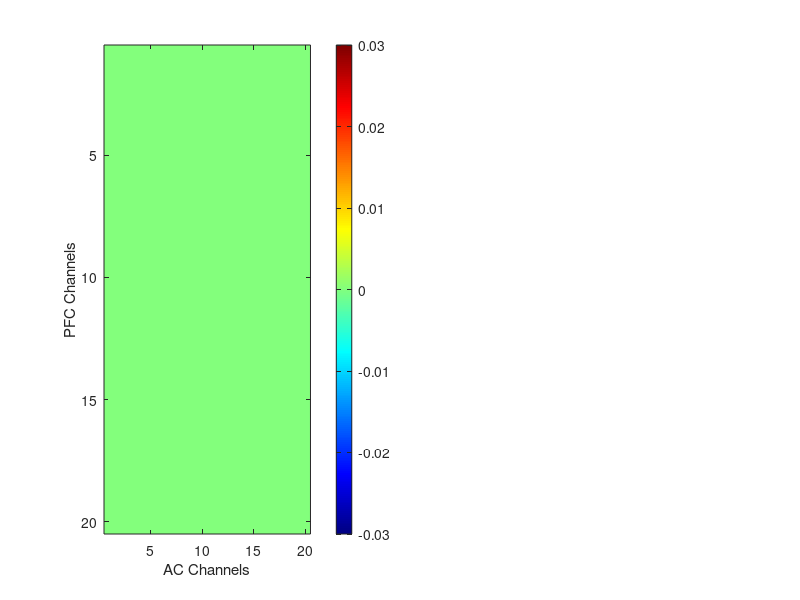

This chart was generated by the following MATLAB code: (Note: this script raises an error after producing the figure.)
%% Step 3: Organize PSI values by channel pair. 

Condition         = 'OnlyPrior';                                                 % Options: 'OnlyPrior' or 'OnlyPretone' or 'Both'
Frequency_Band    = 'theta';
SNR               = [-11/6, -5/3, 5/3, 11/6, -1.5000, -1.2500, 1.2500, 1.5000];  % Options: any combination of  -11/6, -5/3, -1.5000, -1.2500, 0, 1.2500, 1.5000, 5/3, 11/6; 
animals    = {'MrM'};                     % Options: 'MrCassius' and/or 'MrM'
rootdir    = 'C:\Users\Corey Roach\Documents\00_DATA\PSI_Epoch_Analysis\00_Core';                                 
sessions   = dir(fullfile(rootdir, '19*'));

% Define the PFC and AC channel labels and generate temporary grids

channels               = arrayfun(@(x) sprintf('ch%02d', x), 3:22, 'UniformOutput', false);
preCueOnset_PSI_grid   = cell(20, 20); 
testToneOnset_PSI_grid = cell(20, 20);

%% Loop through all sessions and sort PSI values by channel-pair 

for i = 1:length(sessions)

    RecDate = sessions(i).name;

    for j = 1:length(animals)
        Animal = animals{j};
        session_path = fullfile(rootdir, RecDate, Animal);

        if exist(session_path, 'dir') % Check if the directory exists
            preCue_file   = dir(fullfile(session_path, ['*', 'preCueOnset_' Frequency_Band '*PSI_data.mat']));
            testTone_file = dir(fullfile(session_path, ['*', 'testToneOnset_' Frequency_Band '*PSI_data.mat']));

            if ~isempty(preCue_file)
                fprintf('Processing session %s:\n', RecDate);
            else
                continue;
            end

      for k = 1:length(preCue_file)

        preCue_filename   = preCue_file(k).name;
        testTone_filename = testTone_file(k).name;

        temp_preCue_dir   = fullfile(session_path, preCue_filename);
        temp_testTone_dir = fullfile(session_path, testTone_filename);

        % Load the .mat file safely
         load(temp_preCue_dir,'PSI_preCueOnset' );
         load(temp_testTone_dir,'PSI_testToneOnset');

        preCue_Matrix     = PSI_preCueOnset.psispctrm; 
        preCue_labels     = PSI_preCueOnset.labelcmb;         
        testTone_Matrix   = PSI_testToneOnset.psispctrm; 
        testTone_labels   = PSI_testToneOnset.labelcmb;       

      end    

           % Populate preCueOnset_PSI_grid with data 

           for rowIdx_1 = 1:size(preCue_Matrix, 1)

            % Extract channel pair from label
            pfcLabel = preCue_labels{rowIdx_1, 1};  % First column: PFC label (e.g., 'D1_PFC_ch05')
            acLabel  = preCue_labels{rowIdx_1, 2};  % Second column: AC label (e.g., 'D3_AC_ch04')

            % Remove the 'D' component and isolate the channel labels
            pfcChannel = regexp(pfcLabel, 'PFC_ch\d+', 'match', 'once');  % Extract PFC channel
            acChannel  = regexp(acLabel, 'AC_ch\d+', 'match', 'once');    % Extract AC channel

            % Find indices in the grid
            pfcIdx = find(strcmp(channels, strrep(pfcChannel, 'PFC_', '')));
            acIdx  = find(strcmp(channels,  strrep(acChannel, 'AC_', '')));

                % Assign the data row to the grid position
                if ~isempty(pfcIdx) && ~isempty(acIdx)
                    if isempty(preCueOnset_PSI_grid{pfcIdx, acIdx})
                    % Initialize the cell with the first row of data
                    preCueOnset_PSI_grid{pfcIdx, acIdx} = preCue_Matrix(rowIdx_1, :);
                    else
                    % Append the new row of data to the existing data
                    preCueOnset_PSI_grid{pfcIdx, acIdx} = [preCueOnset_PSI_grid{pfcIdx, acIdx}; preCue_Matrix(rowIdx_1, :)];
                    end

                end
           end

           % Populate testToneOnset_PSI_grid with data 

           for rowIdx_2 = 1:size(testTone_Matrix, 1)

            % Extract channel pair from label
            pfcLabel = testTone_labels{rowIdx_2, 1};  % First column: PFC label (e.g., 'D1_PFC_ch05')
            acLabel  = testTone_labels{rowIdx_2, 2};  % Second column: AC label (e.g., 'D3_AC_ch04')

            % Remove the 'D' component and isolate the channel labels
            pfcChannel = regexp(pfcLabel, 'PFC_ch\d+', 'match', 'once'); % Extract PFC channel
            acChannel  = regexp(acLabel, 'AC_ch\d+', 'match', 'once');    % Extract AC channel

            % Find indices in the grid
            pfcIdx = find(strcmp(channels, strrep(pfcChannel, 'PFC_', '')));
            acIdx  = find(strcmp(channels, strrep(acChannel, 'AC_', '')));

                % Assign the data row to the grid position
                if ~isempty(pfcIdx) && ~isempty(acIdx)
                    if isempty(testToneOnset_PSI_grid{pfcIdx, acIdx})
                    % Initialize the cell with the first row of data
                    testToneOnset_PSI_grid{pfcIdx, acIdx} = testTone_Matrix(rowIdx_2, :);
                    else
                    % Append the new row of data to the existing data
                    testToneOnset_PSI_grid{pfcIdx, acIdx} = [testToneOnset_PSI_grid{pfcIdx, acIdx}; testTone_Matrix(rowIdx_2, :)];
                    end                 
                end
           end

         end
     end
end

%% Average selected bands to output a single PSI value per channel pair (preCueOnset)


if strcmp(Frequency_Band,'theta') == 1
% Define the range of columns to average
columnRange = 5:8;

% Initialize a new grid to store the averaged values
preCue_averagedGrid = nan(20, 20); % Use NaN to handle empty grid positions

% Loop through each position in the grid
for pfcIdx = 1:20
    for acIdx = 1:20
        % Check if the grid position contains data
        if ~isempty(preCueOnset_PSI_grid{pfcIdx, acIdx})
            % Extract the data matrix for the current position
            dataposition = preCueOnset_PSI_grid{pfcIdx, acIdx};

            % Compute the average of the selected columns
            columnAverage = mean(dataposition(:, columnRange), 'all', 'omitnan');

            % Store the average in the new grid
            preCue_averagedGrid(pfcIdx, acIdx) = columnAverage;
        end
    end
end
end

if strcmp(Frequency_Band,'alpha') == 1
% Define the range of columns to average
columnRange = 9:14;

% Initialize a new grid to store the averaged values
preCue_averagedGrid = nan(20, 20); % Use NaN to handle empty grid positions

% Loop through each position in the grid
for pfcIdx = 1:20
    for acIdx = 1:20
        % Check if the grid position contains data
        if ~isempty(preCueOnset_PSI_grid{pfcIdx, acIdx})
            % Extract the data matrix for the current position
            dataposition = preCueOnset_PSI_grid{pfcIdx, acIdx};

            % Compute the average of the selected columns
            columnAverage = mean(dataposition(:, columnRange), 'all', 'omitnan');

            % Store the average in the new grid
            preCue_averagedGrid(pfcIdx, acIdx) = columnAverage;
        end
    end
end
end

if strcmp(Frequency_Band,'beta') == 1
% Define the range of columns to average
columnRange = 15:30;

% Initialize a new grid to store the averaged values
preCue_averagedGrid = nan(20, 20); % Use NaN to handle empty grid positions

% Loop through each position in the grid
for pfcIdx = 1:20
    for acIdx = 1:20
        % Check if the grid position contains data
        if ~isempty(preCueOnset_PSI_grid{pfcIdx, acIdx})
            % Extract the data matrix for the current position
            dataposition = preCueOnset_PSI_grid{pfcIdx, acIdx};

            % Compute the average of the selected columns
            columnAverage = mean(dataposition(:, columnRange), 'all', 'omitnan');

            % Store the average in the new grid
            preCue_averagedGrid(pfcIdx, acIdx) = columnAverage;
        end
    end
end
end


%% Average selected bands to output a single PSI value per channel pair (testToneOnset)

if strcmp(Frequency_Band,'theta') == 1
% Define the range of columns to average
columnRange = 5:8;

% Initialize a new grid to store the averaged values
testTone_averagedGrid = nan(20, 20); % Use NaN to handle empty grid positions

% Loop through each position in the grid
for pfcIdx = 1:20
    for acIdx = 1:20
        % Check if the grid position contains data
        if ~isempty(testToneOnset_PSI_grid{pfcIdx, acIdx})
            % Extract the data matrix for the current position
            dataposition = testToneOnset_PSI_grid{pfcIdx, acIdx};

            % Compute the average of the selected columns
            columnAverage = mean(dataposition(:, columnRange), 'all', 'omitnan');

            % Store the average in the new grid
            testTone_averagedGrid(pfcIdx, acIdx) = columnAverage;
        end
    end
end
end

if strcmp(Frequency_Band,'alpha') == 1
% Define the range of columns to average
columnRange = 9:14;

% Initialize a new grid to store the averaged values
testTone_averagedGrid = nan(20, 20); % Use NaN to handle empty grid positions

% Loop through each position in the grid
for pfcIdx = 1:20
    for acIdx = 1:20
        % Check if the grid position contains data
        if ~isempty(testToneOnset_PSI_grid{pfcIdx, acIdx})
            % Extract the data matrix for the current position
            dataposition = testToneOnset_PSI_grid{pfcIdx, acIdx};

            % Compute the average of the selected columns
            columnAverage = mean(dataposition(:, columnRange), 'all', 'omitnan');

            % Store the average in the new grid
            testTone_averagedGrid(pfcIdx, acIdx) = columnAverage;
        end
    end
end
end

if strcmp(Frequency_Band,'beta') == 1
% Define the range of columns to average
columnRange = 15:30;

% Initialize a new grid to store the averaged values
testTone_averagedGrid = nan(20, 20); % Use NaN to handle empty grid positions

% Loop through each position in the grid
for pfcIdx = 1:20
    for acIdx = 1:20
        % Check if the grid position contains data
        if ~isempty(testToneOnset_PSI_grid{pfcIdx, acIdx})
            % Extract the data matrix for the current position
            dataposition = testToneOnset_PSI_grid{pfcIdx, acIdx};

            % Compute the average of the selected columns
            columnAverage = mean(dataposition(:, columnRange), 'all', 'omitnan');

            % Store the average in the new grid
            testTone_averagedGrid(pfcIdx, acIdx) = columnAverage;
        end
    end
end
end

%% Plot average PSI 

% Replace NaNs with zero
preCue_averagedGrid(isnan(preCue_averagedGrid)) = 0;
testTone_averagedGrid(isnan(testTone_averagedGrid)) = 0;

% Determine the global color range
globalMin = -0.03;
globalMax = 0.03;

% Clamp values to the global color range
averagedGrid_1_clamped = max(globalMin, min(globalMax, preCue_averagedGrid));
averagedGrid_2_clamped = max(globalMin, min(globalMax, testTone_averagedGrid));

% Plot the first heatmap
figure(1);
subplot(1, 2, 1);
imagesc(averagedGrid_1_clamped);
colormap(jet(256)); % 256 instead of default 64
%colormap(jet)
caxis([globalMin, globalMax]);
colorbar;
xlabel('AC Channels');
ylabel('PFC Channels');
title(['preCueOnset-',  Frequency_Band, '-', Animal]);
xticks(1:20);
yticks(1:20);
xticklabels(arrayfun(@(x) sprintf('ch%02d', x), 3:22, 'UniformOutput', false));
yticklabels(arrayfun(@(x) sprintf('ch%02d', x), 3:22, 'UniformOutput', false));
axis square;

% Plot the second heatmap
subplot(1, 2, 2);
imagesc(averagedGrid_2_clamped);
colormap(jet(256)); % 256 instead of default 64
caxis([globalMin, globalMax]);
colorbar;
xlabel('AC Channels');
ylabel('PFC Channels');
title(['testToneOnset-',  Frequency_Band, '-', Animal]);
xticks(1:20);
yticks(1:20);
xticklabels(arrayfun(@(x) sprintf('ch%02d', x), 3:22, 'UniformOutput', false));
yticklabels(arrayfun(@(x) sprintf('ch%02d', x), 3:22, 'UniformOutput', false));
axis square;

% %% Statistics
% 
% 
% % Initialize an empty array to store all trials
% preCue_all_trials = [];
% 
% % Iterate through each cell in preCueOnset_PSI_grid
% for i = 1:numel(preCueOnset_PSI_grid)
%     % Concatenate the trials from the current cell
%     preCue_all_trials = [preCue_all_trials; preCueOnset_PSI_grid{i}];
% end
% 
% % Initialize an empty array to store all trials
% testTone_all_trials = [];
% 
% % Iterate through each cell in testToneOnset_PSI_grid
% for b = 1:numel(testToneOnset_PSI_grid)
%     % Concatenate the trials from the current cell
%     testTone_all_trials = [testTone_all_trials; testToneOnset_PSI_grid{i}];
% end
% 
% 
% 
% %% Band-wise collect all values for each channel pair, and collapse into column
% 
% if strcmp(Frequency_Band,'theta') == 1
% 
% % Extract columns 5 to 8 and reshape into a single column
% preCue_theta = preCue_all_trials(:, 5:8);
% preCue_theta = preCue_theta(:);
% 
% testTone_theta = testTone_all_trials(:, 5:8);
% testTone_theta = testTone_theta(:);
% 
% preCue_PFC_2_AC = preCue_theta(preCue_theta > 0);
% preCue_AC_2_PFC = preCue_theta(preCue_theta < 0);
% 
% testTone_PFC_2_AC = testTone_theta(testTone_theta > 0);
% testTone_AC_2_PFC = testTone_theta(testTone_theta < 0);
% 
% end
% 
% %% plotting histogram 
% 
% %[~, bins] = hist([preCue_PFC_2_AC; abs(preCue_AC_2_PFC); testTone_PFC_2_AC; abs(testTone_AC_2_PFC)], 100);
% load('C:\Users\Corey Roach\Documents\00_DATA\bins.mat')
% 
% % Compute histograms for each dataset
% posCounts_1 = hist(preCue_PFC_2_AC, bins);
% negCounts_1 = hist(abs(preCue_AC_2_PFC), bins);
% posCounts_2 = hist(testTone_PFC_2_AC, bins);
% negCounts_2 = hist(abs(testTone_AC_2_PFC), bins);
% 
% % Normalize counts to percentages
% posCounts_1 = posCounts_1 / sum(posCounts_1) * 100;
% negCounts_1 = negCounts_1 / sum(negCounts_1) * 100;
% posCounts_2 = posCounts_2 / sum(posCounts_2) * 100;
% negCounts_2 = negCounts_2 / sum(negCounts_2) * 100;
% 
% % Plot histograms
% 
% figure(2);
% 
% hold on;
% % Condition 1: Red (Positive) & Soft Red (Negative)
% bar(bins,   posCounts_1,   'FaceColor', [1, 0.6, 0.6], 'FaceAlpha', 0.5,'EdgeColor', 'k', 'BarWidth', 1);  % Soft Red with black edges;                    % Red with black edges
% bar(-bins,  -negCounts_1,  'FaceColor', [0.6, 0.6, 1], 'FaceAlpha', 0.5, 'EdgeColor', 'k', 'BarWidth', 1); % Soft Blue with black edges
% 
% 
% % Labels and Legend
% xlabel('PSI Value');
% ylabel('Proportion of Sites');
% % ylim([-65 65])
% % xlim([-.15 .15])
% axis([-.025 .025 -65 65]) 
% leg = legend({'Top-down  Direction', 'Bottom-up Direction'}, 'Location', 'SouthEast');
% set(leg, 'FontSize', 12); % Reduce legend font size
% 
% % Improve aesthetics
% set(gca, 'FontSize', 18, 'LineWidth', 1.5); % Keep axis font size at 18
% box on;
% hold off;
% 
% figure(3)
% 
% hold on 
% bar(bins,   posCounts_2,   'FaceColor', [1, 0.6, 0.6], 'FaceAlpha', 0.5,'EdgeColor', 'k', 'BarWidth', 1);  % Soft Red with black edges;                    % Red with black edges
% bar(-bins,  -negCounts_2,  'FaceColor', [0.6, 0.6, 1], 'FaceAlpha', 0.5, 'EdgeColor', 'k', 'BarWidth', 1); % Soft Blue with black edges
% 
% % Labels and Legend
% xlabel('PSI Value', 'FontSize', 18);
% ylabel('Proportion of Sites', 'FontSize', 18);
% axis([-.025 .025 -65 65]) 
% 
% % Set legend and adjust its font size
% leg = legend({'Top-down  Direction', 'Bottom-up Direction'}, 'Location', 'SouthEast');
% set(leg, 'FontSize', 12); % Reduce legend font size
% 
% % Improve aesthetics
% set(gca, 'FontSize', 18, 'LineWidth', 1.5); % Keep axis font size at 18
% box on;
% hold off;
% 
% 
% %% Statistics
% 
% % Assuming preCue and testTone are both 20x20 cell arrays
% % and each cell contains a struct with numeric fields
% 
% 
% subtracted_PSI_grid = cell(size(preCueOnset_PSI_grid)); % Preallocate
% 
% for i = 1:size(preCueOnset_PSI_grid, 1)
%     for j = 1:size(preCueOnset_PSI_grid, 2)
%         subtracted_PSI_grid{i, j} = testToneOnset_PSI_grid{i, j} - preCueOnset_PSI_grid{i, j};
%     end
% end
% 
% 
% subtracted_all_trials = [];
% 
% % Iterate through each cell in preCueOnset_PSI_grid
% for i = 1:numel(preCueOnset_PSI_grid)
%     % Concatenate the trials from the current cell
%    subtracted_all_trials = [subtracted_all_trials; subtracted_PSI_grid{i}];
% end
% 
% % Extract columns 5 to 8 and reshape into a single column
% diff_theta = subtracted_all_trials(:, 5:8);
% diff_theta = diff_theta(:);
% 
% diff_PFC_2_AC = preCue_theta(preCue_theta > 0);
% diff_AC_2_PFC = preCue_theta(preCue_theta < 0);
